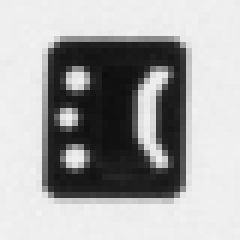
#> input picture 文档/大作业1/1-a.png, 40 x 40 px (shown 6 times larger)
$ python dazuoye01.py
#> lines starting #> are read from the running program, lines starting #| are printed output that depends on the picture
import cv2 as cv
import os
from scipy import linalg
import numpy as np
from matplotlib import pyplot as plt
from scipy.spatial.distance import pdist

# [61 lines left out: functions dataEnhancement, detect, not called in this run]

def SIFT(img):
    sift = cv.SIFT_create()
    kp, des = sift.detectAndCompute(img, None)
    img_a = cv.drawKeypoints(img, kp, img, flags=cv.DRAW_MATCHES_FLAGS_DRAW_RICH_KEYPOINTS)
    plt.imshow(img_a)
    plt.show()

    # if(len(kp)!=0):
    #     des = des.reshape(-1,)

    return des, kp

# [92 lines left out: functions SIFT_detect, get_myway_dis, myway, not called in this run]


if __name__ == "__main__":
    print("dazuoye01")
    # dataEnhancement()
    img = cv.imread("1-a.png")
#> img is the input picture: shape (40, 40, 3); min 14, max 242, mean 168.4
    SIFT(img)
#> in SIFT, `kp, des = sift.detectAndCompute(img, None)`: kp = 18 keypoints; strongest (x, y, size): (12, 26, 2.5), (13, 13, 2.5), (11, 19, 2.1), (26, 13, 2.5)
#> in SIFT, `img_a = cv.drawKeypoints(img, kp, img, flags=cv.DRAW_MATCHES_FLAGS_DRA..`:
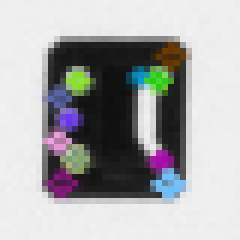
#> img_a: shape (40, 40, 3) (shown 6 times larger); mean B, G, R 171.9, 170.8, 170.6
    # detect()
    # SIFT_detect()
    # myway()
